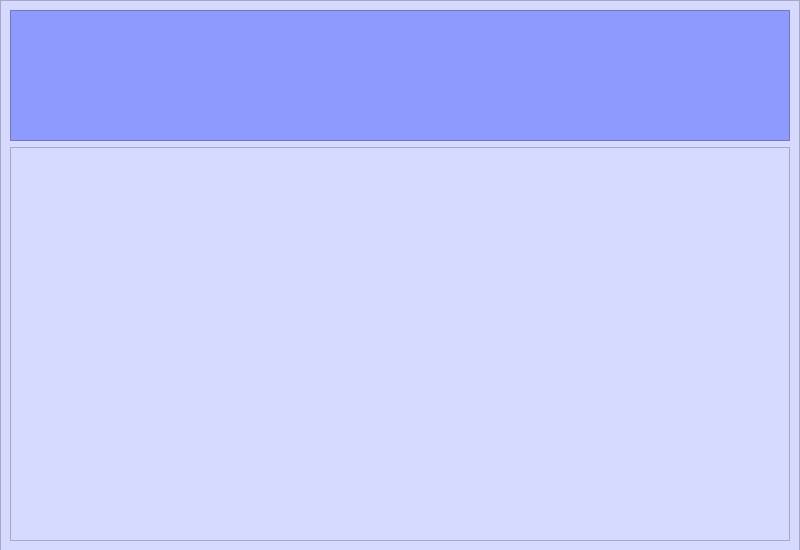
<?xml version="1.0" encoding="UTF-8"?>
<ui version="4.0">
 <class>PageTVSeriesAuto</class>
 <widget class="QWidget" name="PageTVSeriesAuto">
  <property name="geometry">
   <rect>
    <x>0</x>
    <y>0</y>
    <width>800</width>
    <height>550</height>
   </rect>
  </property>
  <property name="windowTitle">
   <string>Form</string>
  </property>
  <widget class="QFrame" name="frame">
   <property name="geometry">
    <rect>
     <x>0</x>
     <y>0</y>
     <width>800</width>
     <height>551</height>
    </rect>
   </property>
   <property name="minimumSize">
    <size>
     <width>800</width>
     <height>50</height>
    </size>
   </property>
   <property name="styleSheet">
    <string notr="true">background-color : #d7daff;
color : white;
font: 75 14pt &quot;Calibri&quot;;</string>
   </property>
   <property name="frameShape">
    <enum>QFrame::StyledPanel</enum>
   </property>
   <property name="frameShadow">
    <enum>QFrame::Raised</enum>
   </property>
   <layout class="QVBoxLayout" name="verticalLayout" stretch="1,3">
    <item>
     <widget class="QFrame" name="frameNews">
      <property name="styleSheet">
       <string notr="true">background-color: #8f9aff;</string>
      </property>
      <property name="frameShape">
       <enum>QFrame::StyledPanel</enum>
      </property>
      <property name="frameShadow">
       <enum>QFrame::Raised</enum>
      </property>
      <layout class="QGridLayout" name="gridLayoutNews">
       <property name="leftMargin">
        <number>0</number>
       </property>
       <property name="topMargin">
        <number>0</number>
       </property>
       <property name="rightMargin">
        <number>0</number>
       </property>
       <property name="bottomMargin">
        <number>0</number>
       </property>
       <property name="spacing">
        <number>0</number>
       </property>
       <item row="0" column="0">
        <layout class="QVBoxLayout" name="ElementFocus"/>
       </item>
      </layout>
     </widget>
    </item>
    <item>
     <widget class="QFrame" name="frame_2">
      <property name="frameShape">
       <enum>QFrame::StyledPanel</enum>
      </property>
      <property name="frameShadow">
       <enum>QFrame::Raised</enum>
      </property>
      <layout class="QGridLayout" name="gridLayoutOthers">
       <property name="leftMargin">
        <number>0</number>
       </property>
       <property name="topMargin">
        <number>0</number>
       </property>
       <property name="rightMargin">
        <number>0</number>
       </property>
       <property name="bottomMargin">
        <number>0</number>
       </property>
       <property name="spacing">
        <number>0</number>
       </property>
       <item row="0" column="0">
        <layout class="QGridLayout" name="ElementOthers"/>
       </item>
      </layout>
     </widget>
    </item>
   </layout>
  </widget>
 </widget>
 <resources/>
 <connections/>
</ui>
